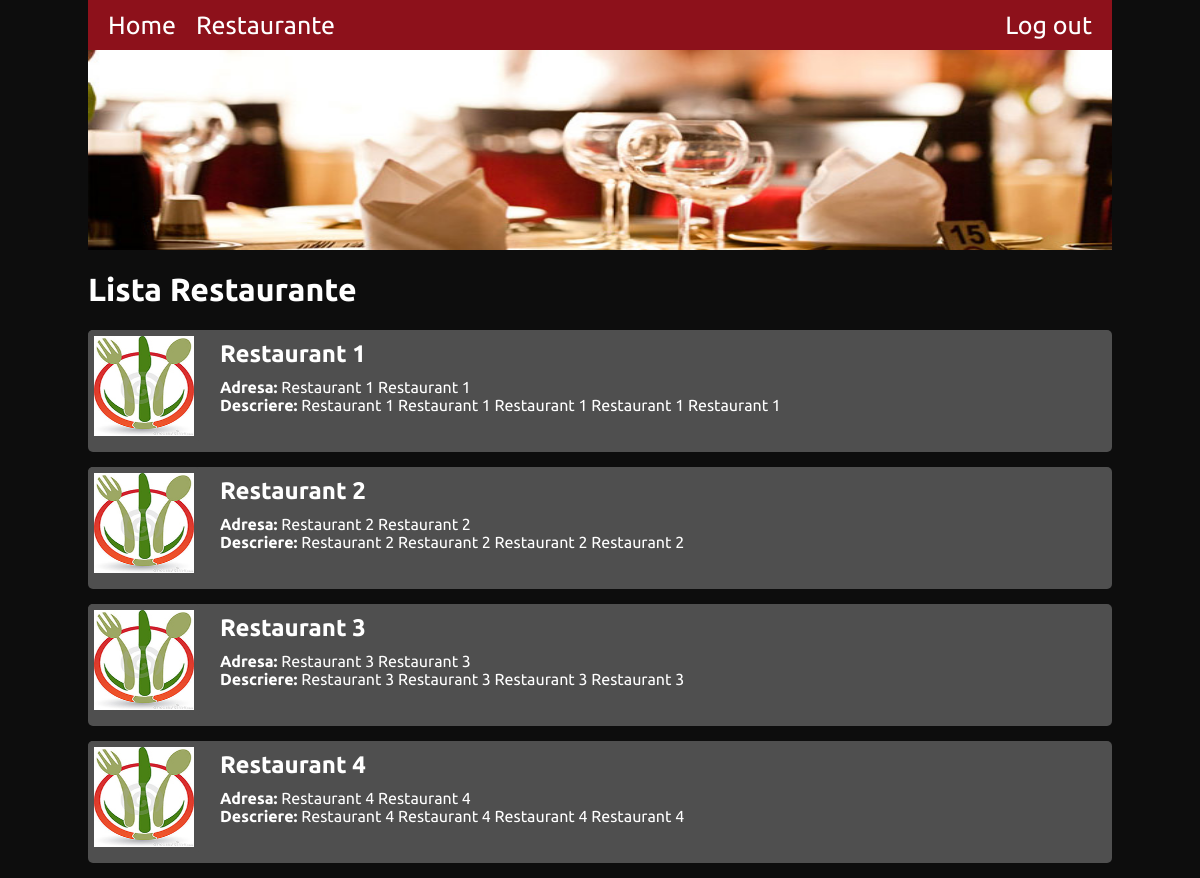
The app's page /templates/restaurante.php (signed in), older data.
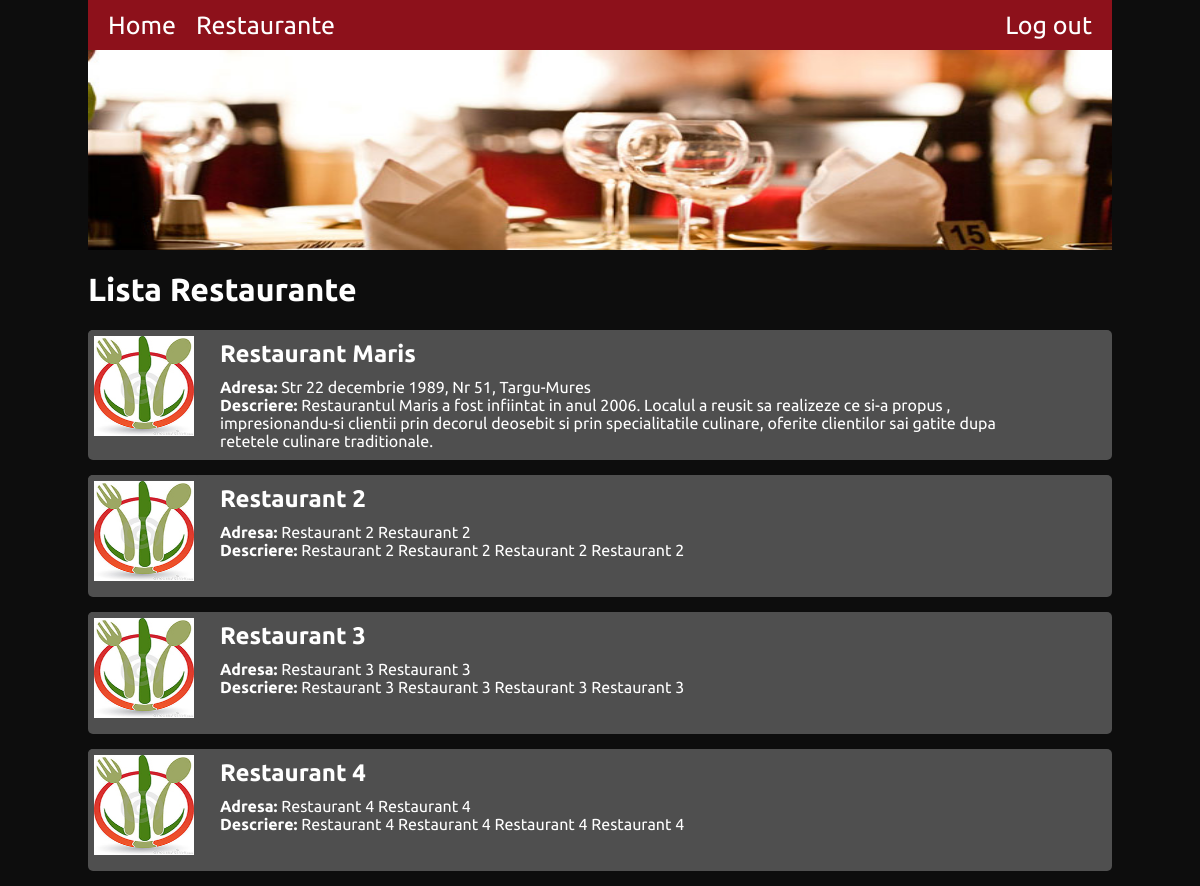
The same page, newer data.
### tables this page shows
CREATE TABLE IF NOT EXISTS `restaurante` (
  `ID` int(11) NOT NULL AUTO_INCREMENT,
  `Nume` text NOT NULL,
  `Adresa` text NOT NULL,
  `Descriere` text NOT NULL,
  `Thumbnail` text NOT NULL,
  PRIMARY KEY (`ID`)
);

### config/config.php (called while the page is built, shortened)
<?php
include_once('database.class.php');
include_once('restaurant.class.php');
$allURL =rawurldecode($_SERVER['HTTP_HOST'].$_SERVER['REQUEST_URI']);
$endURL = end((explode('/', $allURL)));
$database = new Database();
$Restaurant = new Restaurant($database);
$Restaurante = $Restaurant->restaurantDetails();
?>

### config/database.class.php (called while the page is built, shortened)
<?php
class Database {
  private $host = DB_HOST;
  private $user = DB_USER;
  private $pass = DB_PASS;
  private $dbname = DB_NAME;
  private $dbh;
  private $stmt;
  public function __construct() {
    $dsn = 'mysql:host=' . $this->host . ';dbname=' . $this->dbname;
    $options = array(
        PDO::ATTR_PERSISTENT => true,
        PDO::ATTR_ERRMODE => PDO::ERRMODE_EXCEPTION
    );
    try {
      $this->dbh = new PDO($dsn, $this->user, $this->pass, $options);
    }
    catch (PDOException $e) {
      $this->error = $e->getMessage();
    }
  }
  public function query($query) {
    $this->stmt = $this->dbh->prepare($query);
  }
  public function execute() {
    return $this->stmt->execute();
  }
  public function resultset() {
    $this->execute();
    return $this->stmt->fetchAll(PDO::FETCH_ASSOC);
  }
}

### config/restaurant.class.php (called while the page is built, shortened)
<?php
class Restaurant {
    private $Database;
    public function __construct($database) {
        $this->Database = $database;
    }
    public function restaurantDetails() {
        $this->Database->query("select ID , Nume , Adresa , Descriere from restaurante");
        return ($this->Database->resultset());
    }
}

### templates/restaurante.php (the view, shortened to what this page needs)
<?php
	include_once('../templates/header.php');
?>
<div class="listaRestaurante">
    <h1>Lista Restaurante</h1>
</div>
<?php
	for($i=0; $i<count($Restaurante); $i++){
?>
<ul class="restauranteCautare">
    <li>
        <div class='pozaRestaurantCautare'>
            <img src='../images/logos/logo.jpg'>
        </div>
        <div class="restaurantDescriere">
            <div class='numeRestaurantCautare'>
                <h2><?php print($Restaurante[$i]['Nume']);?></h2>
            </div>
            <div class='adresaRestaurantCautare'>
                <b>Adresa:</b> <?php print($Restaurante[$i]['Adresa']);?>
            </div>
            <div class='descriereRestaurantCautare'>
                <b>Descriere:</b> <?php print($Restaurante[$i]['Descriere']);?>
            </div>
        </div>
        </li>
</ul>
<?php } ?>

### templates/header.php (shortened to what this page needs)
<!doctype html>
<html>
	<head>
		<?php
			include_once('../config/config.php');
		?>
		<link rel="stylesheet" href="../css/jquery-ui.css">
		<link href="../css/jquery.selectBox.css" type="text/css" rel="stylesheet" />
		<link href="../css/jquery.ui.timepicker.css" type="text/css" rel="stylesheet" />
                <link href="../css/style.css" type="text/css" rel="stylesheet" />
	</head>
	<body>
		<div class="wrapper">
                    <?php if($endURL != 'login.php'){ ?>
			<div class="header">
				<ul class="headerMenu">
					<li><a href="index.php">Home</a></li>
					<li><a href="restaurante.php">Restaurante</a></li>
					<li class="logout"><a href="logout.php">Log out</a></li>
				</ul>
				<div class="subHeader">
					<img src="../images/banner_restaurant.jpg">
				</div>
			</div>
                    <?php } ?>

### css/style.css (style rules this page uses)
body { background-color: #0d0d0d; padding: 0; margin: 0; color: #ffffff; font-family: 'Ubuntu', sans-serif; }
body li { list-style: none; }
body a { text-decoration: none; color: #000000; }
.wrapper { max-width: 1024px; margin: 0 auto; }
.header { height: auto; }
.headerMenu { background: #8D111B; height: 50px; width: 100%; padding: 0; margin: 0; }
.headerMenu li { float: left; list-style: none; margin-left: 20px; font-size: 25px; line-height: 50px; }
.headerMenu li a { color: #fff; }
.subHeader { height: auto; text-align: center; clear: both; }
.subHeader img { width: 100%; display: block; height: 200px; }
.listaRestaurante { margin-top: 10px; margin-bottom: 10px; }
.restauranteCautare { float: left; width: 100%; padding: 0; margin: 0; }
.restauranteCautare li { width: 100%; border-radius: 5px; -webkit-border-radius: 5px; -moz-border-radius: 5px; background: #4F4F4F; padding-bottom: 10px; margin-bottom: 15px; float: left; height: auto; }
.pozaRestaurantCautare { width: 100px; height: 100px; float: left; padding: 6px; border-radius: 5px; -moz-border-radius: 5px; -webkit-border-radius: 5px; background: #4F4F4F; margin-right: 20px; }
.pozaRestaurantCautare img { width: 100px; height: 100px; }
.restaurantDescriere { float: left; width: 80%; }
.numeRestaurantCautare { float: left; }
.numeRestaurantCautare h2 { margin-top: 10px; margin-bottom: 10px; }
.adresaRestaurantCautare { float: left; clear: both; }
.descriereRestaurantCautare { float: left; clear: both; }
.logout { float: right !important; margin-right: 20px; }

Row changes from the older to the newer data that the page shows:
changed restaurante: Nume "Restaurant 1" → "Restaurant Maris"; Adresa "Restaurant 1 Restaurant 1" → "Str 22 decembrie 1989, Nr 51, Targu-Mures"; Descriere "Restaurant 1 Restaurant 1 Restaurant 1 Restaurant 1 Restaurant 1" → "Restaurantul Maris a fost infiintat in anul 2006. Localul a reusit sa realizeze ce si-a propus , impresionandu-si clientii prin decorul deosebit si prin specialitatile culinare, oferite clientilor sai gatite dupa retetele culinare traditionale."
